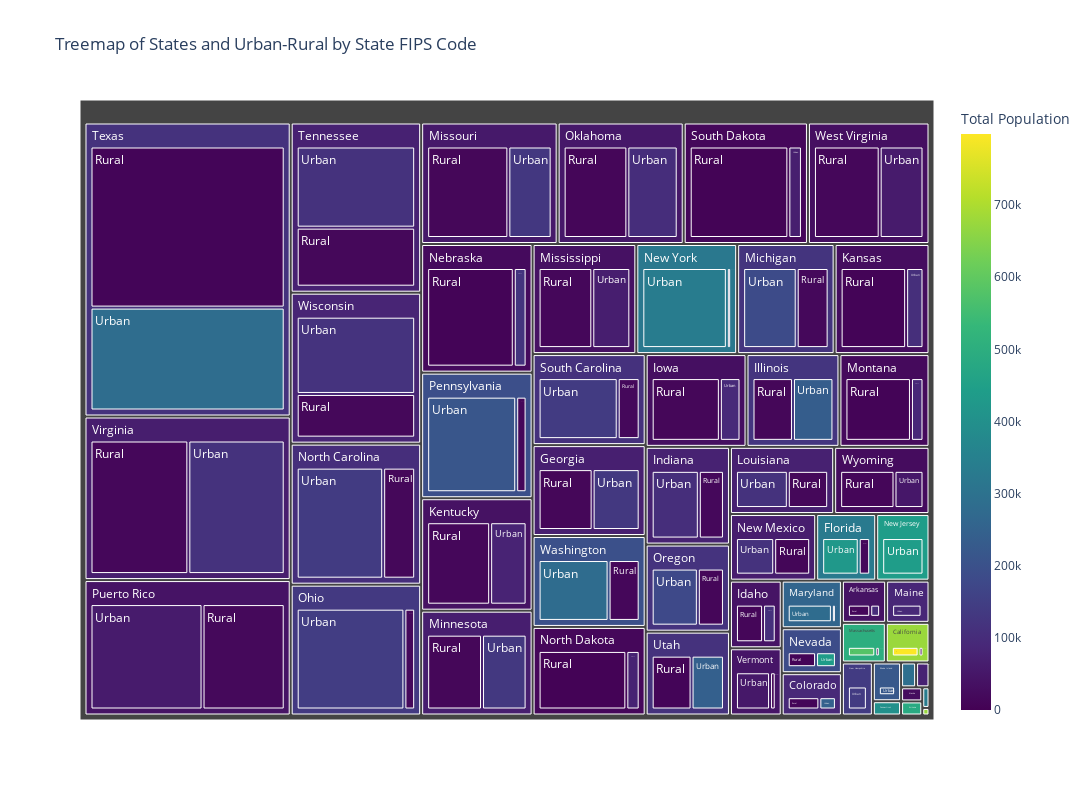

Here is the notebook cell this chart was saved with:
### Markdown cell above
Observation :- 

The sunburst plot shows the distribution of total population across the bottom 30 counties, divided by urban and rural areas. Blue represents urban counties, while green represents rural counties. It helps to visualize the population spread in smaller counties.

### Code cell
fig = px.treemap(df, 
                 path=['State', 'Urban-Rural'],  # Hierarchical structure
                 values='State FIPS Code',  # Values based on total population
                 color='Total Population',  # Color based on population size
                 color_continuous_scale='Viridis',  # Colormap
                 title="Treemap of States and Urban-Rural by State FIPS Code")

# Update layout to set figure size
fig.update_layout(width=1100, height=800)

# Show the plot
fig.show()

### Figure 1 — Plotly figure (JSON) as saved in the notebook; plotly's stock layout.template omitted (floating-point values rounded to 4 significant figures; data arrays with more than 128 entries replaced by an {"elided": "..."} marker saying what was removed)
{"data": [{"branchvalues": "total", "customdata": {"elided": "150x1 float values"}, "domain": {"x": [0, 1], "y": [0, 1]}, "hovertemplate": "labels=%{label}<br>State FIPS Code=%{value}<br>parent=%{parent}<br>id=%{id}<br>Total Population=%{color}<extra></extra>", "ids": {"elided": "150 str values"}, "labels": {"elided": "150 str values"}, "marker": {"coloraxis": "coloraxis", "colors": {"elided": "150 float values"}}, "name": "", "parents": {"elided": "150 str values"}, "type": "treemap", "values": {"elided": "150 int values"}}], "layout": {"coloraxis": {"colorbar": {"title": {"text": "Total Population"}}, "colorscale": [[0, "#440154"], [0.1111, "#482878"], [0.2222, "#3e4989"], [0.3333, "#31688e"], [0.4444, "#26828e"], [0.5556, "#1f9e89"], [0.6667, "#35b779"], [0.7778, "#6ece58"], [0.8889, "#b5de2b"], [1, "#fde725"]]}, "height": 800, "legend": {"tracegroupgap": 0}, "title": {"text": "Treemap of States and Urban-Rural by State FIPS Code"}, "width": 1100}}
